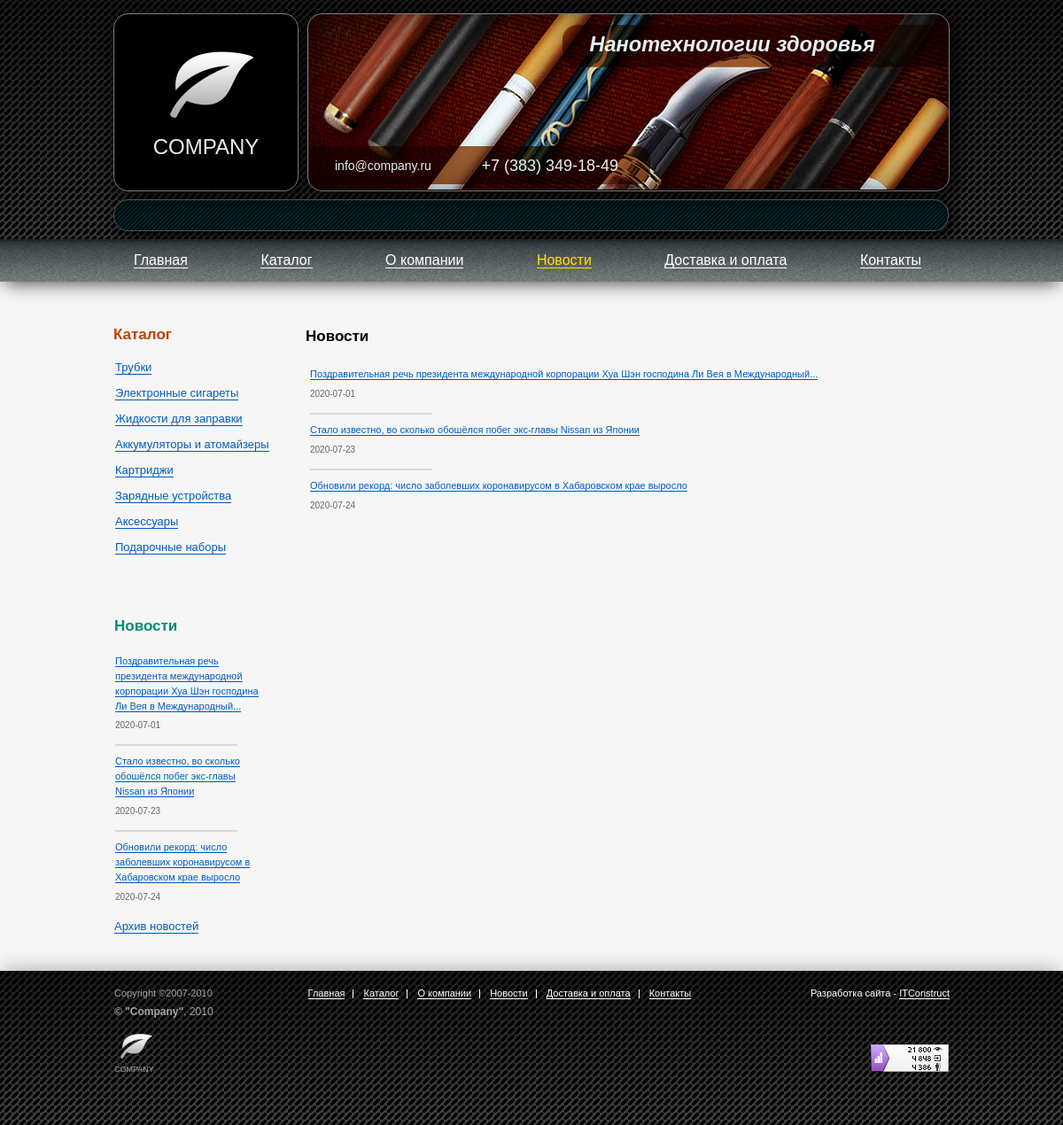
Before: /news.php with the older database file.
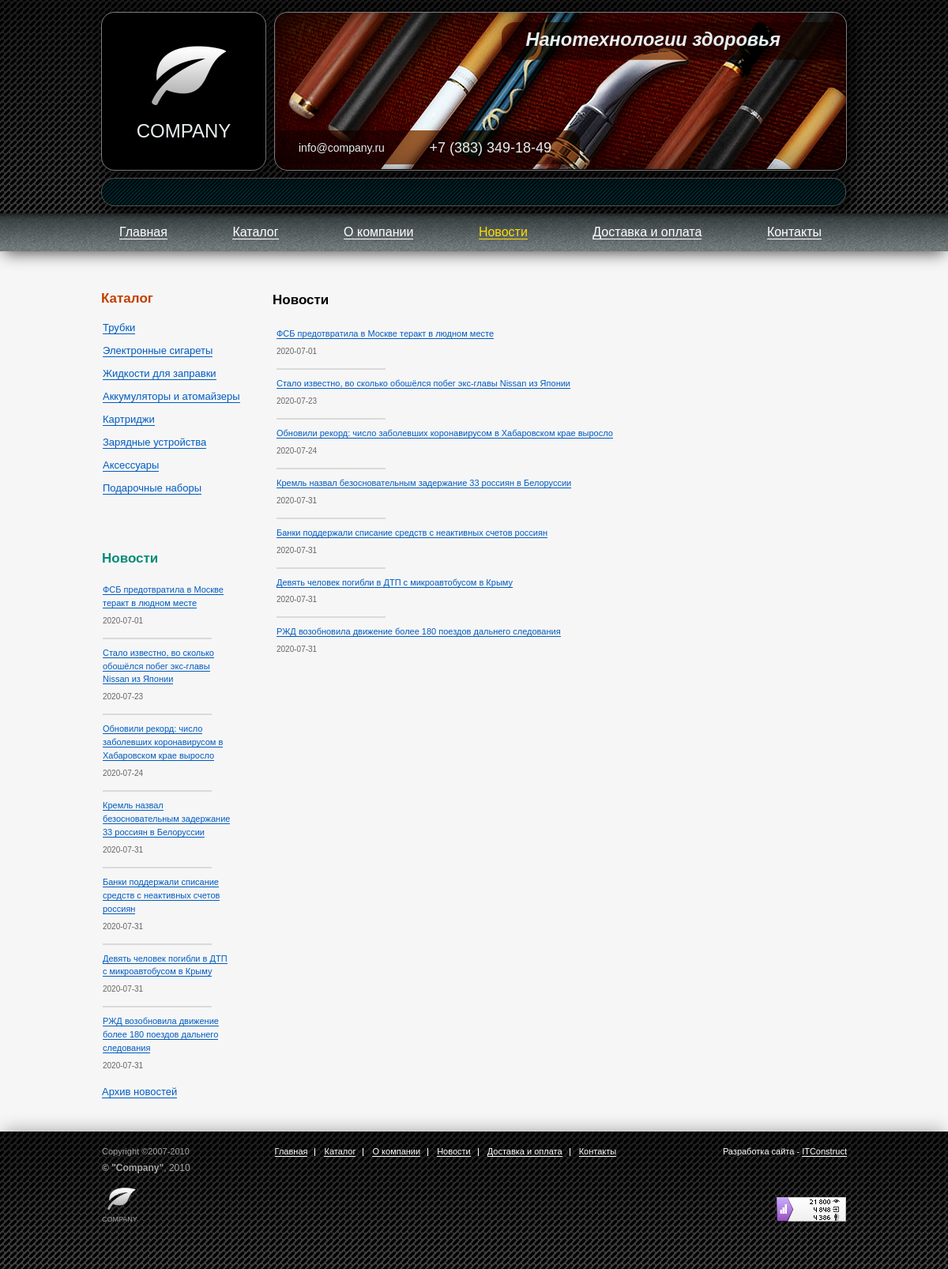
After: the same page with the newer database file.
### tables this page shows
CREATE TABLE IF NOT EXISTS `category` (
  `id` int(11) NOT NULL AUTO_INCREMENT,
  `name` varchar(255) NOT NULL,
  `pic` varchar(255) NOT NULL,
  PRIMARY KEY (`id`)
);

CREATE TABLE IF NOT EXISTS `news` (
  `id` int(11) NOT NULL AUTO_INCREMENT,
  `header` varchar(255) NOT NULL,
  `date` date NOT NULL,
  `preview` text NOT NULL,
  `text` text NOT NULL,
  PRIMARY KEY (`id`)
);

### news.php (called while the page is built, shortened)
<?php
require_once './includes/lib.php';
require_once 'application/views/template_view.php';

### application/models/model_categories.php (called while the page is built, shortened)
<?php
require_once './includes/config.php';
$sql = 'SELECT * FROM category';
$result_categories_sidebar = mysqli_query($link, $sql);

### includes/lib.php (called while the page is built, shortened)
<?php
require_once 'application/models/model_news.php';
require_once 'application/models/model_categories.php';

### application/models/model_news.php (called while the page is built)
<?php
require_once './includes/config.php';
$sql= 'SELECT * FROM news';
$result_news = mysqli_query($link, $sql);
$result_news_sidebar = mysqli_query($link, $sql);

### application/views/news_view.php (the view)
<main class="inside-content">
  <article class="news-article">
    <h1>Новости</h1>
    <ul class="news-list">
    <?php
      while ($row = mysqli_fetch_array($result_news)) {
        print('<li class="news-item">' . '<a class="news-item__link" href="/news-detail.php?id=' . $row['id'] . '">' . $row['header'] . '<span class="news-item__date">' . $row['date'] . '</span></a></li>');
      }
    ?>
		</ul>
  </article>
</main>

### application/views/includes/template_sidebar.php
<div class="sidebar">
	<section class="catalog">
		<h2 class="sidebar__headline">Каталог</h2>
		<ul class="catalog-list">
			<?php
      while ($row = mysqli_fetch_array($result_categories_sidebar)) {
        print('<li class="catalog-list__item"><a class="catalog-list__link" href="/catalog.php?id=' . $row['id'] . '">' . $row['name'] . '</a></li>');
      }
    	?>
		</ul>
	</section>
	<section class="news">
		<h2 class="sidebar__headline news__headline">Новости</h2>
		<ul class="news-list">
		<?php
      while ($row = mysqli_fetch_array($result_news_sidebar)) {
        print('<li class="news-item">' . '<a class="news-item__link" href="/news-detail.php?id=' . $row['id'] . '">' . $row['header'] . '<span class="news-item__date">' . $row['date'] . '</span></a></li>');
      }
    ?>
		</ul>
		<span class="archive"><a class="archive__link" href="/news.php">Архив новостей</a></span>
	</section>
</div>

Changed rows visible on the page:
changed news: header "Поздравительная речь президента международной корпорации Хуа Шэн господина Ли Вея в Международный..." → "ФСБ предотвратила в Москве теракт в людном месте"
added news: header "Кремль назвал безосновательным задержание 33 россиян в Белоруссии", date "2020-07-31"
added news: header "Банки поддержали списание средств с неактивных счетов россиян", date "2020-07-31"
added news: header "Девять человек погибли в ДТП с микроавтобусом в Крыму", date "2020-07-31"
added news: header "РЖД возобновила движение более 180 поездов дальнего следования", date "2020-07-31"
